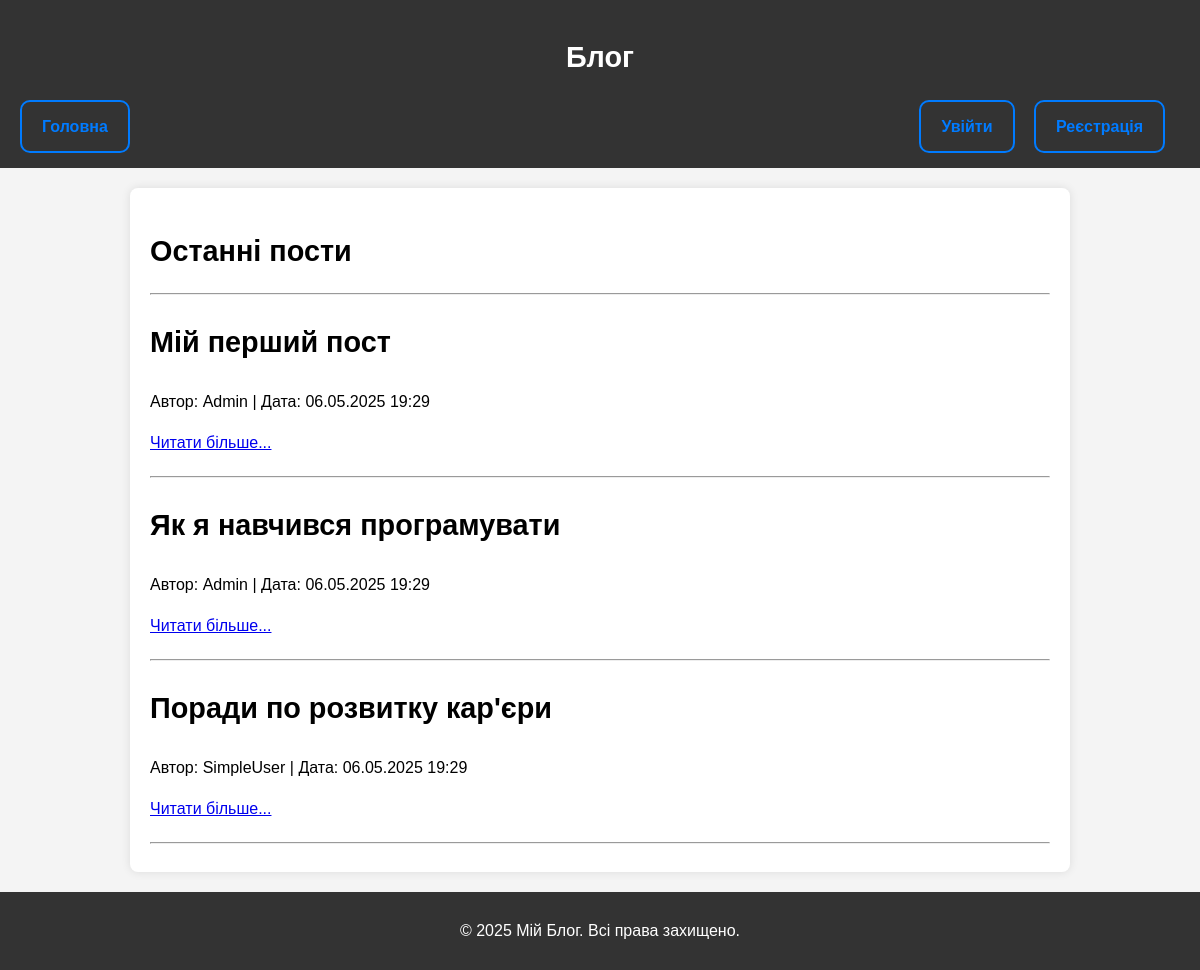
The page / on the database its author committed.
### tables this page shows
CREATE TABLE `posts` (
  `id` int NOT NULL,
  `user_id` int NOT NULL,
  `title` varchar(255) NOT NULL,
  `content` text NOT NULL,
  `created_at` timestamp NULL DEFAULT CURRENT_TIMESTAMP
);

CREATE TABLE `users` (
  `id` int NOT NULL,
  `username` varchar(50) NOT NULL,
  `email` varchar(100) NOT NULL,
  `password` varchar(255) NOT NULL,
  `created_at` timestamp NULL DEFAULT CURRENT_TIMESTAMP,
  `first_name` varchar(255) DEFAULT NULL,
  `last_name` varchar(255) DEFAULT NULL,
  `age` int DEFAULT NULL,
  `gender` enum('Male','Female','Other') DEFAULT NULL,
  `address` varchar(255) DEFAULT NULL,
  `website` varchar(255) DEFAULT NULL
);

### includes/function/functions.php (called while the page is built, shortened)
<?php
function getFivePosts($pdo)
{
    $stmt = $pdo->prepare("SELECT posts.id, posts.title, posts.created_at, users.username FROM posts
                       JOIN users ON posts.user_id = users.id
                       ORDER BY posts.created_at DESC LIMIT 5");
    $stmt->execute();
    return $stmt->fetchAll();
}

### index.php (the view, shortened to what this page needs)
<?php
global $pdo;
include('includes/function/functions.php');
include('includes/blocks/header.php');
$posts = getFivePosts($pdo);
?>
<h1>Останні пости</h1>
<hr>
<?php if (count($posts) > 0): ?>
    <?php foreach ($posts as $post): ?>
        <article>
            <h2><?= htmlspecialchars($post['title']); ?></h2>
            <p>Автор: <?= htmlspecialchars($post['username']); ?> | Дата: <?= date('d.m.Y H:i', strtotime($post['created_at'])); ?></p>
            <p><a href="pages/post.php?id=<?= $post['id']; ?>">Читати більше...</a></p>
        </article>
    <hr>
    <?php endforeach; ?>
<?php else: ?>
    <p>Пости не знайдено.</p>
<?php endif; ?>
<?php include('includes/blocks/footer.php'); ?>

### includes/blocks/header.php (shortened to what this page needs)
<!DOCTYPE html>
<html lang="uk">
<head>
    <link rel="stylesheet" href="/assets/css/style.css">
</head>
<body>
<header>
    <h1>Блог</h1>
    <nav class="navbar">
        <div class="navbar-left">
            <a href="/index.php">Головна</a>
        </div>
        <div class="navbar-right">
            <?php if (!empty($_SESSION['user'])): ?>
                <a href="/pages/profile.php">Профіль</a>
                <a href="/pages/create_post.php">Створити пост</a>
                <a href="/includes/auth/logout.php" class="logout-btn">Вийти</a>
            <?php else: ?>
                <a href="/pages/login.php">Увійти</a>
                <a href="/pages/register.php">Реєстрація</a>
            <?php endif; ?>
        </div>
    </nav>
</header>
    <main>

### includes/blocks/footer.php
    </main>
    <footer>
        <p>&copy; <?= date('Y') ?> Мій Блог. Всі права захищено.</p>
    </footer>
</body>
</html>

### assets/css/style.css (style rules this page uses)
body { font-family: Arial, sans-serif; line-height: 1.6; margin: 0; padding: 0; background-color: #f4f4f4; }
header { background: #333; color: white; padding: 15px 0; text-align: center; }
header nav { display: flex; justify-content: space-between; align-items: center; padding: 0 20px; }
main { max-width: 900px; margin: 20px auto; padding: 20px; background-color: white; border-radius: 8px; box-shadow: 0 0 10px rgba(0, 0, 0, 0.1); }
footer { text-align: center; padding: 10px; background-color: #333; color: white; margin-top: 20px; }
article { margin-bottom: 20px; }
h1, h2 { font-size: 1.8em; }
.navbar { display: flex; justify-content: space-between; align-items: center; flex-wrap: wrap; }
.navbar a { display: inline-block; text-decoration: none; font-weight: bold; padding: 12px 20px; margin-right: 15px; border: 2px solid #007BFF; border-radius: 10px; color: #007BFF; background-color: transparent; transition: all 0.3s ease; }
.navbar { display: flex; justify-content: space-between; align-items: center; padding: 0 20px; background-color: #333; }

### rows shown on the page
posts: title "Мій перший пост", user.username "Admin", created_at "06.05.2025 19:29"
posts: title "Як я навчився програмувати", user.username "Admin", created_at "06.05.2025 19:29"
posts: title "Поради по розвитку кар'єри", user.username "SimpleUser", created_at "06.05.2025 19:29"
